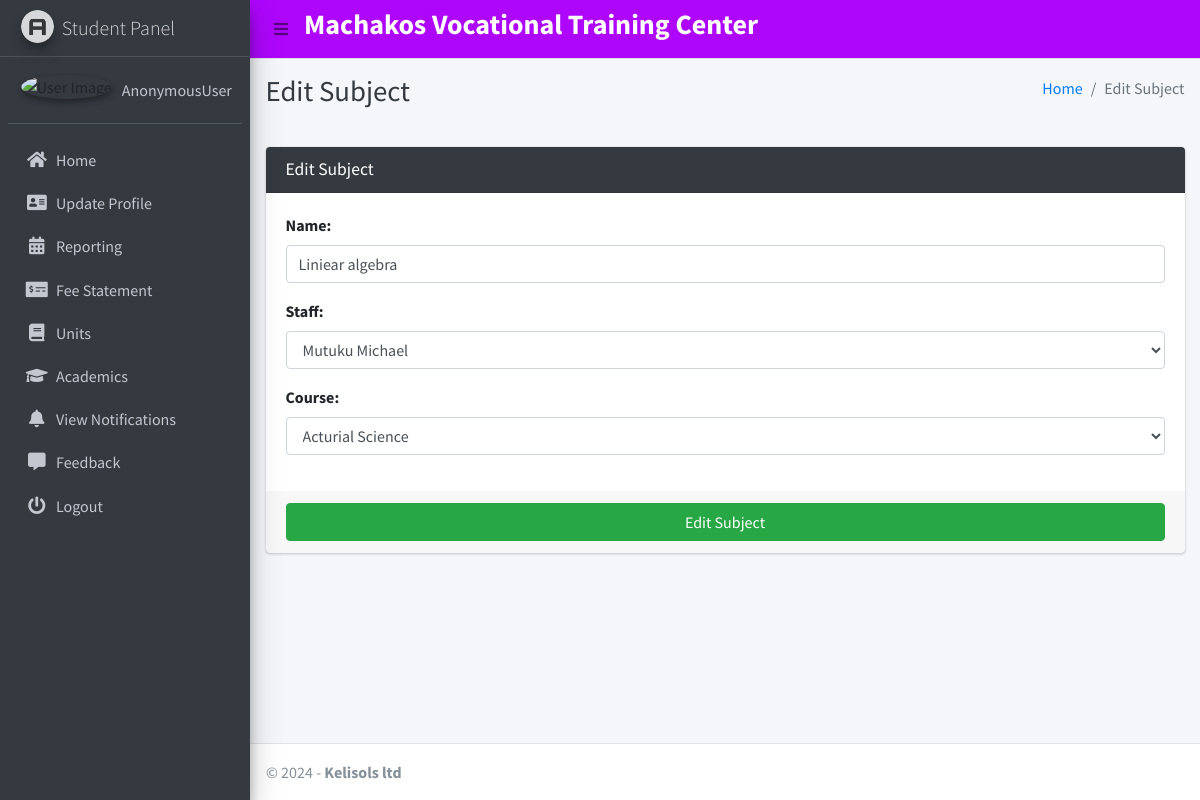
The app's page /subject/edit/1 with its own data.
### main_app/models.py (models this page shows, shortened)
class Subject(models.Model):
    name = models.CharField(max_length=120)
    staff = models.ForeignKey(Staff,on_delete=models.CASCADE,)
    course = models.ForeignKey(Course, on_delete=models.CASCADE)
    updated_at = models.DateTimeField(auto_now=True)
    created_at = models.DateTimeField(auto_now_add=True)

### main_app/hod_views.py (the view, shortened to what this page needs)
def edit_subject(request, subject_id):
    instance = get_object_or_404(Subject, id=subject_id)
    form = SubjectForm(request.POST or None, instance=instance)
    context = {
        'form': form,
        'subject_id': subject_id,
        'page_title': 'Edit Subject'
    }
    return render(request, 'hod_template/edit_subject_template.html', context)

### main_app/forms.py
class SubjectForm(FormSettings):
    def __init__(self, *args, **kwargs):
        super(SubjectForm, self).__init__(*args, **kwargs)
    class Meta:
        model = Subject
        fields = ['name', 'staff', 'course']

### main_app/models.py (called while the page is built)
    def __str__(self):
        return self.name

    def __str__(self):
        return self.admin.last_name + " " + self.admin.first_name

### main_app/templates/hod_template/edit_subject_template.html
{% extends 'main_app/base.html' %}
{% load static %}
{% block page_title %}{{page_title}}{% endblock page_title %}
{% block content %}
<section class="content">
    <div class="container-fluid">
        <div class="row">
            <div class="col-md-12">
                <div class="card card-dark">
                    <div class="card-header">
                        <h3 class="card-title">{{page_title}}</h3>
                    </div>
                    {% include "main_app/form_template.html" with messages=messages  form=form button_text="Edit Subject"%}
                </div>
            </div>
        </div>
    </div>
</section>
{% endblock content %}

### main_app/templates/main_app/form_template.html (shortened to what this page needs)
<form role="form" method="POST" enctype="multipart/form-data">
    <div class="card-body">
        {% for field in form  %}
        <div class="form-group">
            {{field.label_tag}}
            {{field}}
        </div>
        {% endfor %}
    </div>
    <div class="card-footer">
        <button type="submit" class="btn btn-success btn-block">
            {% if button_text %}
            {{button_text}}
            {% else %}
            Submit
            {% endif %}
        </button>
    </div>
</form>
<link href="https://cdn.jsdelivr.net/npm/select2@4.1.0-rc.0/dist/css/select2.min.css" rel="stylesheet" />

### records on screen
Subject: form "Liniear algebra" "Mutuku Michael" "Acturial Science"

### other values on screen
{{ user }} "AnonymousUser"
{{ page_title }} "Edit Subject"
{{ field.label_tag }} "Name:" "Staff:" "Course:"
{{ button_text }} "Edit Subject"
